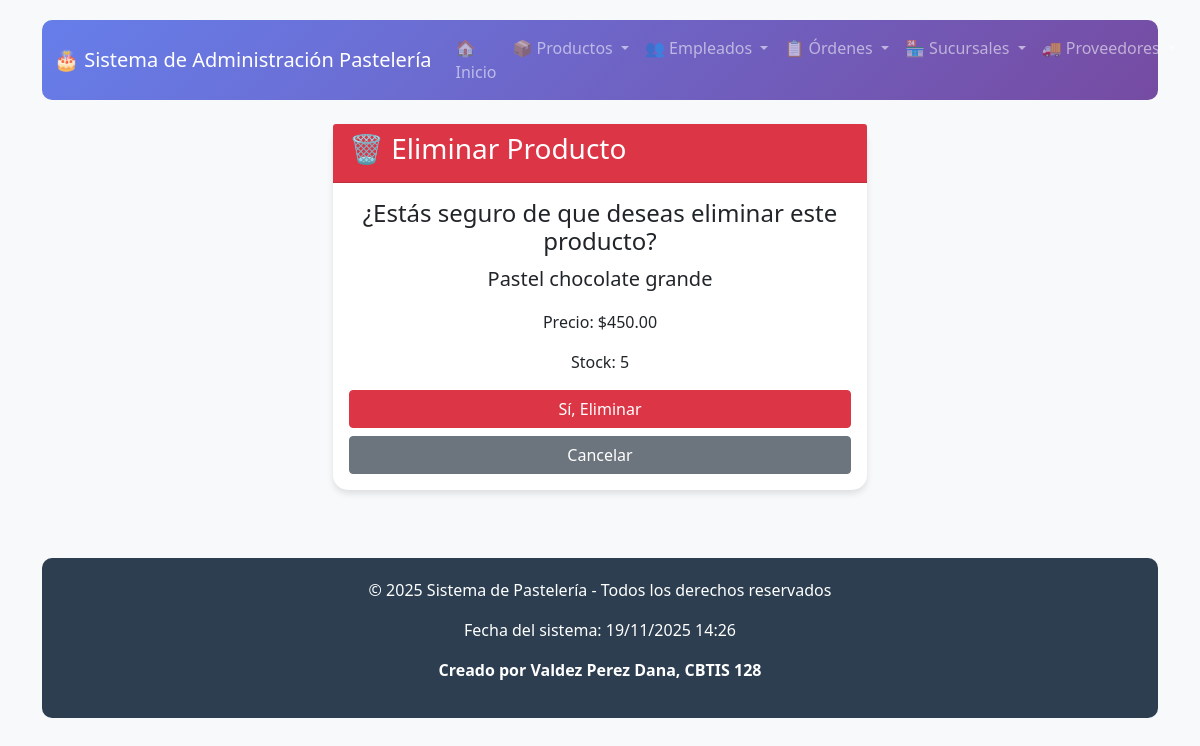
The page /productos/borrar/2/ on the database its author committed.
### app_pasteleria/models.py (models this page shows, shortened)
class Producto(models.Model):
    id_producto = models.AutoField(primary_key=True)
    nombre = models.CharField(max_length=50, unique=True)
    categoria = models.CharField(max_length=100, blank=True, null=True)
    descripcion = models.TextField(blank=True, null=True)
    precio = models.DecimalField(max_digits=10, decimal_places=2)
    stock = models.PositiveIntegerField(default=0)
    unidad = models.CharField(
        max_length=10,
        choices=[
            ('kg', 'Kilogramos'),
            ('gr', 'Gramos'),
            ('l', 'Litros'),
            ('ml', 'Mililitros'),
            ('pz', 'Piezas'),
        ],
        default='pz'
    )
    icono = models.CharField(max_length=100, blank=True, null=True)
    proveedores = models.ManyToManyField(Proveedor, related_name="productos", blank=True)

### app_pasteleria/views.py (the view)
# urls.py: path('productos/borrar/<int:id>/', views.borrar_producto, name='borrar_producto'),
def borrar_producto(request, id):
    producto = get_object_or_404(Producto, id_producto=id)
    if request.method == 'POST':
        producto.delete()
        return redirect('inicio_productos')
    return render(request, 'productos/borrar_producto.html', {'producto': producto})

### app_pasteleria/templates/productos/borrar_producto.html (shortened to what this page needs)
{% extends 'base.html' %}
{% block content %}
<div class="container mt-4">
    <div class="row">
        <div class="col-md-6 mx-auto">
            <div class="card">
                <div class="card-header bg-danger text-white">
                    <h3>🗑️ Eliminar Producto</h3>
                </div>
                <div class="card-body text-center">
                    <h4>¿Estás seguro de que deseas eliminar este producto?</h4>
                    <p class="lead"><strong>{{ producto.nombre }}</strong></p>
                    <p>Precio: ${{ producto.precio }}</p>
                    <p>Stock: {{ producto.stock }}</p>
                    <form method="POST">
                        <div class="d-grid gap-2">
                            <button type="submit" class="btn btn-danger">Sí, Eliminar</button>
                            <a href="{% url 'inicio_productos' %}" class="btn btn-secondary">Cancelar</a>
                        </div>
                    </form>
                </div>
            </div>
        </div>
    </div>
</div>
{% endblock %}

### app_pasteleria/templates/base.html (style rules this page uses)
body { background-color: #f8f9fa; font-family: 'Segoe UI', Tahoma, Geneva, Verdana, sans-serif; padding-top: 20px; min-height: 100vh; display: flex; flex-direction: column; }
.card { border: none; border-radius: 15px; box-shadow: 0 4px 6px rgba(0,0,0,0.1); margin-bottom: 20px; }

### rows shown on the page
Producto: nombre "Pastel chocolate grande", precio "450.00", stock "5"
